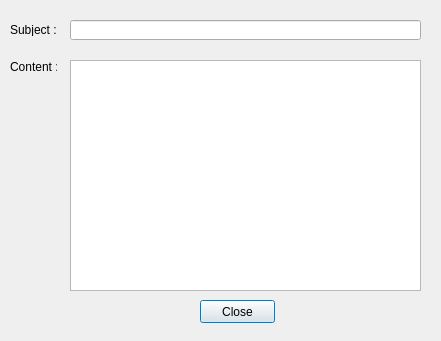
<?xml version="1.0" encoding="UTF-8"?>
<ui version="4.0">
 <class>Notes</class>
 <widget class="QDialog" name="Notes">
  <property name="geometry">
   <rect>
    <x>0</x>
    <y>0</y>
    <width>441</width>
    <height>341</height>
   </rect>
  </property>
  <property name="windowTitle">
   <string>Dialog</string>
  </property>
  <widget class="QPlainTextEdit" name="plainTextEditNote">
   <property name="geometry">
    <rect>
     <x>70</x>
     <y>60</y>
     <width>351</width>
     <height>231</height>
    </rect>
   </property>
  </widget>
  <widget class="QLineEdit" name="lineEditSubject">
   <property name="geometry">
    <rect>
     <x>70</x>
     <y>20</y>
     <width>351</width>
     <height>20</height>
    </rect>
   </property>
  </widget>
  <widget class="QLabel" name="labelSubject">
   <property name="geometry">
    <rect>
     <x>10</x>
     <y>23</y>
     <width>47</width>
     <height>13</height>
    </rect>
   </property>
   <property name="text">
    <string>Subject :</string>
   </property>
  </widget>
  <widget class="QLabel" name="labelContent">
   <property name="geometry">
    <rect>
     <x>10</x>
     <y>60</y>
     <width>47</width>
     <height>13</height>
    </rect>
   </property>
   <property name="text">
    <string>Content :</string>
   </property>
  </widget>
  <widget class="QPushButton" name="pushButton">
   <property name="geometry">
    <rect>
     <x>200</x>
     <y>300</y>
     <width>75</width>
     <height>23</height>
    </rect>
   </property>
   <property name="text">
    <string>Close</string>
   </property>
  </widget>
 </widget>
 <resources/>
 <connections/>
</ui>
